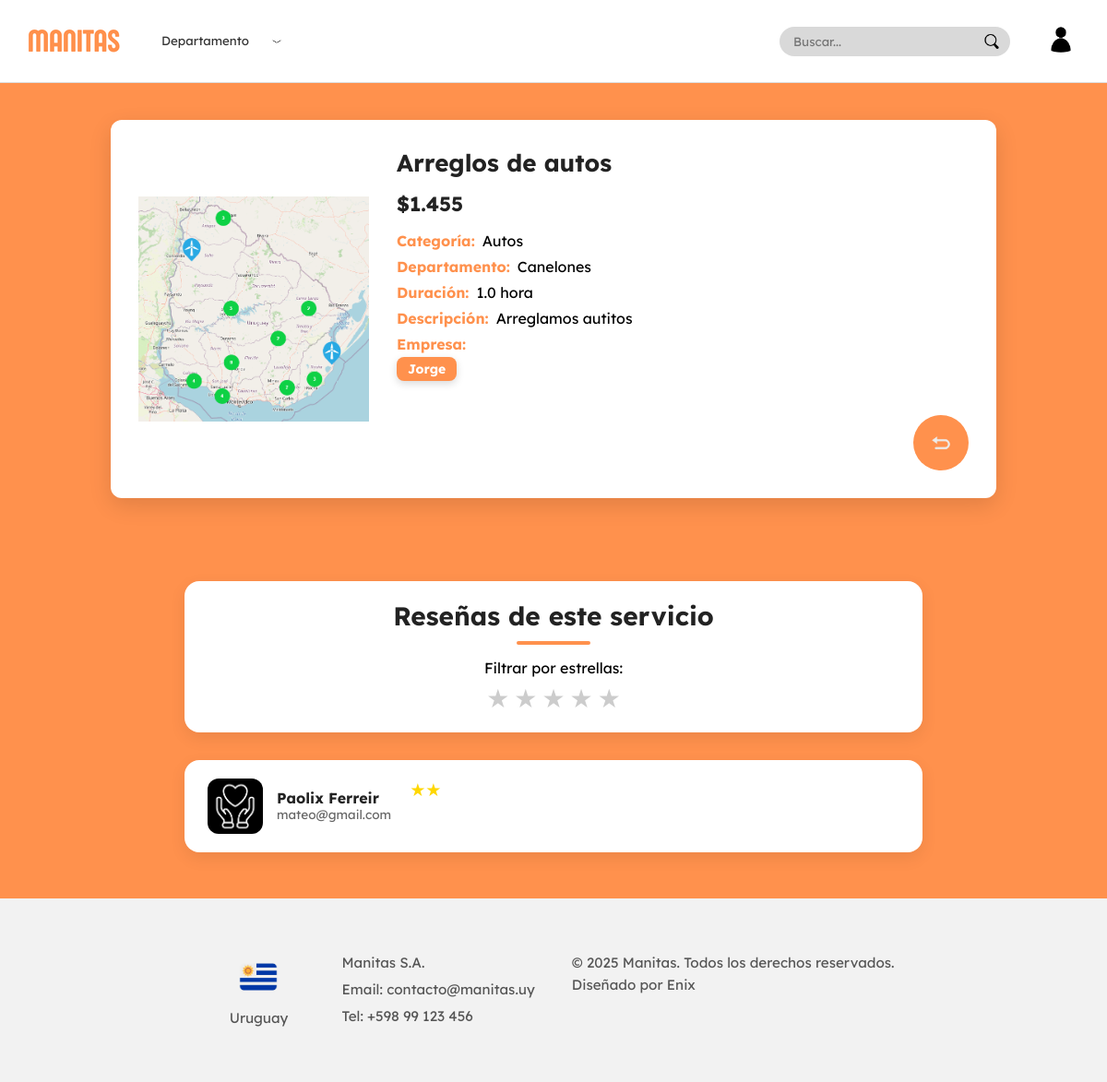
Screenshot of /apps/Controlador/servicio/DetallesServicioControlador.php?idServicio=8 with the database file from the repository.
### tables this page shows
CREATE TABLE `servicio` (
  `IdServicio` int NOT NULL AUTO_INCREMENT,
  `Titulo` varchar(100) NOT NULL,
  `Categoria` enum('Hogar','Autos','Belleza','Cuidado de niños','Digital','Cocina','Salud','Mascotas','Eventos','Educación','Transporte','Arte y Cultura') NOT NULL,
  `Descripcion` varchar(500) DEFAULT NULL,
  `Precio` int NOT NULL,
  `imagen` varchar(255) DEFAULT NULL,
  `departamento` varchar(255) NOT NULL DEFAULT '',
  `Duracion` decimal(3,1) NOT NULL,
  PRIMARY KEY (`IdServicio`),
  CONSTRAINT `chk_precio` CHECK ((`Precio` >= 0))
);

CREATE TABLE `empresa` (
  `IdUsuario` int NOT NULL,
  `NombreEmpresa` varchar(100) NOT NULL,
  `Calle` varchar(100) NOT NULL,
  `Numero` varchar(10) NOT NULL,
  `imagen` varchar(255) DEFAULT NULL,
  PRIMARY KEY (`IdUsuario`),
  CONSTRAINT `fk_empresa_usuario` FOREIGN KEY (`IdUsuario`) REFERENCES `usuario` (`IdUsuario`) ON DELETE CASCADE
);

CREATE TABLE `contrata` (
  `IdCita` int NOT NULL AUTO_INCREMENT,
  `IdUsuario` int NOT NULL,
  `IdServicio` int NOT NULL,
  `Fecha` date NOT NULL,
  `Hora` time NOT NULL,
  `Calificacion` int DEFAULT NULL,
  `Resena` varchar(255) DEFAULT NULL,
  `Estado` varchar(20) NOT NULL DEFAULT 'Pendiente',
  `notificacion` enum('no_leido','leido') DEFAULT NULL,
  PRIMARY KEY (`IdCita`),
  UNIQUE KEY `uq_contrata` (`IdUsuario`,`IdServicio`,`Fecha`,`Hora`),
  KEY `fk_contrata_servicio` (`IdServicio`),
  CONSTRAINT `fk_contrata_cliente` FOREIGN KEY (`IdUsuario`) REFERENCES `cliente` (`IdUsuario`) ON DELETE CASCADE,
  CONSTRAINT `fk_contrata_servicio` FOREIGN KEY (`IdServicio`) REFERENCES `servicio` (`IdServicio`) ON DELETE CASCADE,
  CONSTRAINT `chk_calificacion` CHECK (((`Calificacion` between 1 and 5) or (`Calificacion` is null)))
);

CREATE TABLE `cliente` (
  `IdUsuario` int NOT NULL,
  `Nombre` varchar(50) NOT NULL,
  `Apellido` varchar(50) NOT NULL,
  `imagen` varchar(255) DEFAULT NULL,
  PRIMARY KEY (`IdUsuario`),
  CONSTRAINT `fk_cliente_usuario` FOREIGN KEY (`IdUsuario`) REFERENCES `usuario` (`IdUsuario`) ON DELETE CASCADE
);

CREATE TABLE `usuario` (
  `IdUsuario` int NOT NULL AUTO_INCREMENT,
  `email` varchar(100) NOT NULL,
  `contraseña` varchar(255) NOT NULL,
  PRIMARY KEY (`IdUsuario`),
  UNIQUE KEY `email` (`email`)
);

### apps/Controlador/servicio/DetallesServicioControlador.php (called while the page is built, shortened)
<?php
require_once($_SERVER['DOCUMENT_ROOT'] . '/Proyecto/apps/modelos/Conexion.php');
require_once($_SERVER['DOCUMENT_ROOT'] . '/Proyecto/apps/modelos/Servicio.php');
require_once($_SERVER['DOCUMENT_ROOT'] . '/Proyecto/apps/modelos/Brinda.php');
require_once($_SERVER['DOCUMENT_ROOT'] . '/Proyecto/apps/modelos/Empresa.php');
require_once($_SERVER['DOCUMENT_ROOT'] . '/Proyecto/apps/modelos/Contrata.php');
$servicio = null;
$empresa = null;
$resenas = [];
$mensajeError = null;
$idRaw = $_GET['idServicio'] ?? null;
if (!$idRaw) {
    $mensajeError = "No se recibió el Id del servicio.";
} else {
    $idServicio = intval($idRaw);
    if ($idServicio <= 0) {
        $mensajeError = "Id de servicio inválido.";
    } else {
        $servicio = Servicio::obtenerPorId($conn, $idServicio);
        if (!$servicio) {
            $mensajeError = "No se encontró el servicio con Id {$idServicio}.";
        } else {
            $idEmpresa = Brinda::obtenerIdEmpresaPorServicio($conn, $idServicio);
            $empresa = $idEmpresa ? Empresa::obtenerPorId($conn, $idEmpresa) : null;
            $resenas = Contrata::obtenerResenasPorServicio($conn, $idServicio);
            $imagen = $servicio->getImagen();
            $rutaImagenFinal = (!empty($imagen) && file_exists($_SERVER['DOCUMENT_ROOT'] . "/Proyecto/public/imagen/servicios/$imagen"))
                                ? "/Proyecto/public/imagen/servicios/$imagen"
                                : "/Proyecto/public/imagen/servicios/default.png";
            $precioFormateado = number_format($servicio->getPrecio(), 0, '', '.');
        }
    }
}
require_once($_SERVER['DOCUMENT_ROOT'] . '/Proyecto/apps/vistas/paginas/servicio/DetallesServicio.php');
exit;

### apps/Modelos/Servicio.php (called while the page is built, shortened)
<?php
class Servicio
{
    private $titulo;
    private $categoria;
    private $descripcion;
    private $precio;
    private $departamento;
    private $imagen;
    private $duracion;
    public function __construct(
        $idServicio = null,
        $titulo = '',
        $categoria = '',
        $descripcion = '',
        $precio = 0,
        $departamento = '',
        $imagen = '',
        $duracion = 0
    ) {
        $this->titulo = $titulo;
        $this->categoria = $categoria;
        $this->descripcion = $descripcion;
        $this->precio = $precio;
        $this->departamento = $departamento;
        $this->imagen = $imagen;
        $this->duracion = $duracion;
    }
    public function getTitulo()
    {
        return $this->titulo;
    }
    public function getCategoria()
    {
        return $this->categoria;
    }
    public function getDescripcion()
    {
        return $this->descripcion;
    }
    public function getPrecio()
    {
        return $this->precio;
    }
    public function getDepartamento()
    {
        return $this->departamento;
    }
    public function getImagen()
    {
        return $this->imagen;
    }
    public function getDuracion()
    {
        return $this->duracion;
    }
    public static function obtenerPorId($conn, $idServicio)
    {
        $sql = "SELECT * FROM Servicio WHERE IdServicio = ?";
        $stmt = $conn->prepare($sql);
        $stmt->bind_param("i", $idServicio);
        $stmt->execute();
        $resultado = $stmt->get_result();
        if ($row = $resultado->fetch_assoc()) {
            return new Servicio(
                $row['IdServicio'] ?? null,
                $row['Titulo'] ?? '',
                $row['Categoria'] ?? '',
                $row['Descripcion'] ?? '',
                $row['Precio'] ?? 0,
                $row['departamento'] ?? '',
                $row['imagen'] ?? '',
                $row['Duracion'] ?? 0
            );
        }
        return null;
    }
}

### apps/Modelos/Brinda.php (called while the page is built, shortened)
<?php
class Brinda
{
    public static function obtenerIdEmpresaPorServicio($conn, $idServicio)
    {
        $stmt = $conn->prepare("SELECT IdUsuario FROM brinda WHERE IdServicio = ?");
        $stmt->bind_param("i", $idServicio);
        $stmt->execute();
        $res = $stmt->get_result();
        $fila = $res->fetch_assoc();
        return $fila['IdUsuario'] ?? null;
    }
}

### apps/Modelos/Empresa.php (called while the page is built, shortened)
<?php
class Empresa extends Usuario
{
    private $nombreEmpresa;
    public function __construct($idUsuario, $email, $contrasena, $telefono, $nombreEmpresa, $calle, $numero, $imagen = null)
    {
        $this->nombreEmpresa = $nombreEmpresa;
    }
    public function getNombreEmpresa()
    {
        return $this->nombreEmpresa;
    }
    public static function obtenerPorId($conn, $idUsuario)
    {
        $stmt = $conn->prepare("
      SELECT u.IdUsuario, u.Email, u.Contraseña,
       e.NombreEmpresa, e.Calle, e.Numero, e.Imagen
FROM empresa e
JOIN usuario u ON e.IdUsuario = u.IdUsuario
WHERE e.IdUsuario = ?
    ");
        $stmt->bind_param("i", $idUsuario);
        $stmt->execute();
        $res = $stmt->get_result();
        $datos = $res->fetch_assoc();
        if ($datos) {
            return new Empresa(
                $datos['IdUsuario'],
                $datos['Email'],
                $datos['Contraseña'],
                null,
                $datos['NombreEmpresa'],
                $datos['Calle'],
                $datos['Numero'],
                $datos['Imagen']
            );
        }
        return null;
    }
}

### apps/Modelos/Contrata.php (called while the page is built, shortened)
<?php
class Contrata
{
    public static function obtenerResenasPorServicio($conn, $idServicio)
    {
        $resenas = [];
        $stmt = $conn->prepare("
        SELECT
            c.calificacion,
            c.resena,
            u.Email,
            cl.Imagen AS imagen,
            cl.Nombre,
            cl.Apellido
        FROM Contrata c
        INNER JOIN Usuario u ON c.IdUsuario = u.IdUsuario
        INNER JOIN Cliente cl ON u.IdUsuario = cl.IdUsuario
        WHERE c.IdServicio = ? AND c.calificacion IS NOT NULL
        ORDER BY c.Fecha DESC
    ");
        $stmt->bind_param("i", $idServicio);
        if (!$stmt->execute()) {
            die("Error en execute: " . $stmt->error);
        }
        $resultado = $stmt->get_result();
        if ($resultado) {
            while ($row = $resultado->fetch_assoc()) {
                $resenas[] = $row;
            }
        }
        return $resenas;
    }
}

### apps/VIstas/paginas/servicio/DetallesServicio.php (the view, shortened to what this page needs)
<!DOCTYPE html>
<html lang="es">
<head>
    <link rel="stylesheet" href="/Proyecto/public/css/fonts.css">
    <link rel="stylesheet" href="/Proyecto/public/css/layout/navbar.css">
    <link rel="stylesheet" href="/Proyecto/public/css/layout/footer.css">
    <link rel="stylesheet" href="/Proyecto/public/css/paginas/servicio/DetallesServicio.css">
    <link rel="stylesheet" href="/Proyecto/public/css/layout/modal_mensaje.css">
    <link rel="stylesheet" href="/Proyecto/public/css/layout/modal_denuncia.css">
</head>
<body>
    <?php include $_SERVER['DOCUMENT_ROOT'] . '/Proyecto/apps/vistas/layout/navbar.php'; ?>
    <div class="detalle-servicio-container">
        <?php if ($mensajeError): ?>
            <div class="mensaje-error"><?= htmlspecialchars($mensajeError) ?></div>
            <a class="boton-volver" href="/Proyecto/apps/vistas/paginas/servicio/listaServicios.php">← Volver</a>
        <?php else: ?>
            <div class="detalle-servicio">
                <div class="imagen-contenedor">
                    <img src="<?= $rutaImagenFinal ?>" alt="<?= htmlspecialchars($servicio->getTitulo()) ?>" style="display:block; margin:0 auto;">
                </div>
                <div class="info-contenedor">
                    <h2><?= htmlspecialchars($servicio->getTitulo()) ?></h2>
                    <p class="precio">$<?= $precioFormateado ?></p>
                    <p class="info-line"><span class="titulo-info">Categoría:</span> <?= htmlspecialchars($servicio->getCategoria()) ?></p>
                    <p class="info-line"><span class="titulo-info">Departamento:</span> <?= htmlspecialchars($servicio->getDepartamento()) ?></p>
                    <p class="info-line"><span class="titulo-info">Duración:</span> <?= htmlspecialchars($servicio->getDuracion()) ?> hora<?= $servicio->getDuracion() != 1 ? 's' : '' ?></p>
                    <p class="info-line"><span class="titulo-info">Descripción:</span> <?= nl2br(htmlspecialchars($servicio->getDescripcion())) ?></p>
                    <?php if ($empresa): ?>
                        <p class="info-line">
                            <span class="titulo-info">Empresa:</span>
                        <form action="/Proyecto/apps/controlador/empresa/DetalleEmpresaControlador.php" method="get">
                            <button type="submit" class="empresa-btn"><?= htmlspecialchars($empresa->getNombreEmpresa()) ?></button>
                        </form>
                        </p>
                    <?php else: ?>
                        <p>Empresa: No disponible</p>
                    <?php endif; ?>
                    <div class="botones-servicio">
                        <a href="/Proyecto/apps/controlador/servicio/BuscarControlador.php" class="boton-servicio volver" title="Volver">
                            <img src="/Proyecto/public/imagen/icono/icono_volver.png" alt="Volver">
                        </a>
                    </div>
                </div>
            </div>
        <?php endif; ?>
    </div>
    <div class="resenas-container">
        <div class="resenas-header">
            <h3>Reseñas de este servicio</h3>
            <?php if (!empty($resenas)): ?>
                <div class="rating-container">
                    <label>Filtrar por estrellas:</label>
                    <div class="rating" id="filtroEstrellas">
                        <?php for ($i = 5; $i >= 1; $i--): ?>
                            <label for="estrella<?= $i ?>" title="<?= $i ?> estrella<?= $i > 1 ? 's' : '' ?>">★</label>
                        <?php endfor; ?>
                    </div>
                </div>
            <?php endif; ?>
        </div>
        <?php if (!empty($resenas)): ?>
            <div id="resenasList">
                <?php foreach ($resenas as $r): ?>
                    <div class="resena-card" data-calificacion="<?= $r['calificacion'] ?>">
                        <div class="resena-usuario">
                            <?php $userImg = !empty($r['imagen']) ? str_replace(" ", "%20", $r['imagen']) : "/Proyecto/public/imagen/icono/default_user.png"; ?>
                            <img src="<?= htmlspecialchars($userImg) ?>" alt="Usuario" class="foto-usuario">
                            <div class="info-usuario">
                                <span class="nombre"><?= htmlspecialchars($r['Nombre'] . ' ' . $r['Apellido']) ?></span>
                                <span class="email"><?= htmlspecialchars($r['Email']) ?></span>
                            </div>
                        </div>
                        <div class="resena-contenido">
                            <span class="estrellas"><?= str_repeat('★', $r['calificacion']) ?></span>
                        </div>
                    </div>
                <?php endforeach; ?>
            </div>
        <?php else: ?>
            <div class="no-resenas">
                <p>Sin reseñas</p>
            </div>
        <?php endif; ?>
    </div>
    <?php include $_SERVER['DOCUMENT_ROOT'] . '/Proyecto/apps/vistas/layout/footer.php'; ?>
</body>
</html>

### rows the page displays
servicio: imagen (picture), Titulo "Arreglos de autos", Precio "1.455", Categoria "Autos", departamento "Canelones", Duracion "1.0", Descripcion "Arreglamos autitos"
empresa: NombreEmpresa "Jorge"
contrata: IdUsuario.imagen (picture), IdUsuario.Apellido "Paolix Ferreir", usuario.email "mateo@gmail.com", Calificacion "★★"
